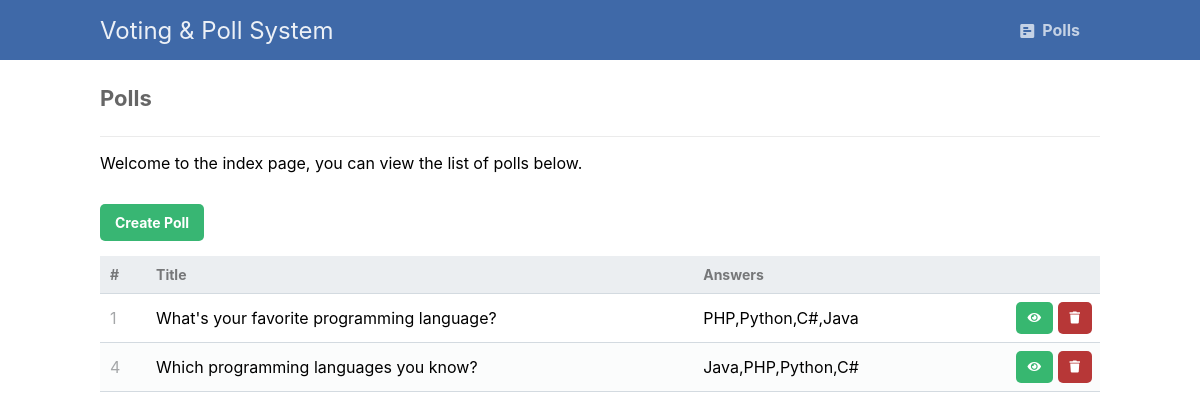
The page / on the database its author committed.
### tables this page shows
CREATE TABLE `polls` (
  `id` int(11) NOT NULL,
  `title` text NOT NULL,
  `desc` text NOT NULL
);

### index.php (the view)
<?php
include 'functions.php';
$pdo = pdo_connect_mysql();
$stmt = $pdo->query('SELECT p.*, GROUP_CONCAT(pa.title ORDER BY pa.id) AS answers FROM polls p LEFT JOIN poll_answers pa ON pa.poll_id = p.id GROUP BY p.id');
$polls = $stmt->fetchAll(PDO::FETCH_ASSOC);
?>
<?=template_header('Polls')?>
<div class="content home">
    <h2>Polls</h2>
    <p>Welcome to the index page, you can view the list of polls below.</p>
    <a href="create.php" class="create-poll">Create Poll</a>
    <table>
        <thead>
        <tr>
            <td>#</td>
            <td>Title</td>
            <td>Answers</td>
            <td></td>
        </tr>
        </thead>
        <tbody>
        <?php foreach ($polls as $poll): ?>
            <tr>
                <td><?=$poll['id']?></td>
                <td><?=$poll['title']?></td>
                <td><?=$poll['answers']?></td>
                <td class="actions">
                    <a href="vote.php?id=<?=$poll['id']?>" class="view" title="View Poll"><i class="fas fa-eye fa-xs"></i></a>
                    <a href="delete.php?id=<?=$poll['id']?>" class="trash" title="Delete Poll"><i class="fas fa-trash fa-xs"></i></a>
                </td>
            </tr>
        <?php endforeach; ?>
        </tbody>
    </table>
</div>

### assets/css/style.css (style rules this page uses)
* { box-sizing: border-box; font-family: -apple-system, BlinkMacSystemFont, "segoe ui", roboto, oxygen, ubuntu, cantarell, "fira sans", "droid sans", "helvetica neue", Arial, sans-serif; font-size: 16px; -webkit-font-smoothing: antialiased; -moz-osx-font-smoothing: grayscale; }
body { background-color: #FFFFFF; margin: 0; }
.content { width: 1000px; margin: 0 auto; }
.content h2 { margin: 0; padding: 25px 0; font-size: 22px; border-bottom: 1px solid #ebebeb; color: #666666; }
.home .create-poll { display: inline-block; text-decoration: none; background-color: #38b673; font-weight: bold; font-size: 14px; border-radius: 5px; color: #FFFFFF; padding: 10px 15px; margin: 15px 0; }
.home table { width: 100%; padding-top: 30px; border-collapse: collapse; }
.home table thead { background-color: #ebeef1; border-bottom: 1px solid #d3dae0; }
.home table thead td { padding: 10px; font-weight: bold; color: #767779; font-size: 14px; }
.home table tbody tr { border-bottom: 1px solid #d3dae0; }
.home table tbody tr:nth-child(even) { background-color: #fbfcfc; }
.home table tbody tr td { padding: 10px; }
.home table tbody tr td:nth-child(1) { color: #a5a7a9; }
.home table tbody tr td.actions { padding: 8px; text-align: right; }
.home table tbody tr td.actions .view, .home table tbody tr td.actions .edit, .home table tbody tr td.actions .trash { display: inline-flex; text-align: right; text-decoration: none; color: #FFFFFF; padding: 10px 12px; border-radius: 5px; }
.home table tbody tr td.actions .trash { background-color: #b73737; }
.home table tbody tr td.actions .view { background-color: #37b770; }

### rows shown on the page
polls: id "1", title "What's your favorite programming language?", answers "PHP,Python,C#,Java"
polls: id "4", title "Which programming languages you know?", answers "Java,PHP,Python,C#"
